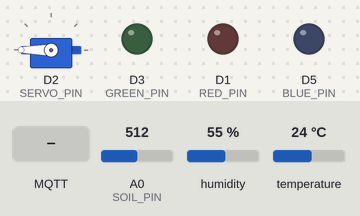
Simulated run of this sketch. Board: ESP8266 (NodeMCU). On the bench: servo, output pins drawn as LEDs (lit = HIGH). Inputs (shaded band) come from the test bench; at power-on: A0 (SOIL_PIN) = 512, humidity 55 %, temperature 24 °C. WiFi joins after 1.5 s; servers stay silent unless stated; no MQTT or app messages arrive unless stated; web services answer with replies made up by the test bench; what the sketch prints to the serial monitor is not drawn.

Above: at 4.9 s.
5.0 s: MQTT message "@msg/shade" arrives on the first subscribed topic
At 5.16 s:
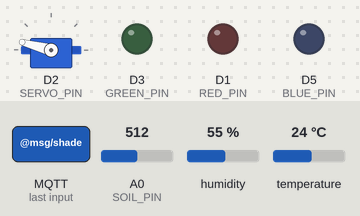
At 7.9 s:
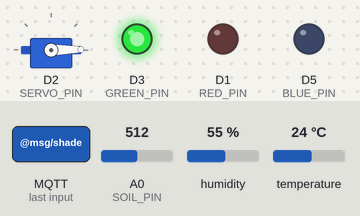
8.5 s: A0 (SOIL_PIN) set to 591
13.0 s: A0 (SOIL_PIN) set to 623
At 18.0 s:
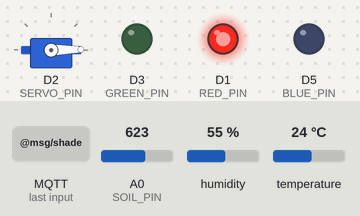
18.3 s: MQTT message "90" arrives on the first subscribed topic
20.7 s: A0 (SOIL_PIN) set to 122
At 23.0 s:
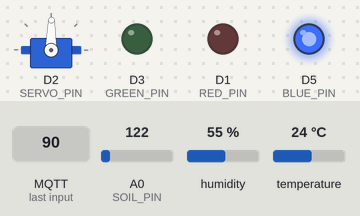
23.3 s: MQTT message "on" arrives on the first subscribed topic
Timing chart, 0 to 26.3 s (numbered marks = the images above; inputs shaded):
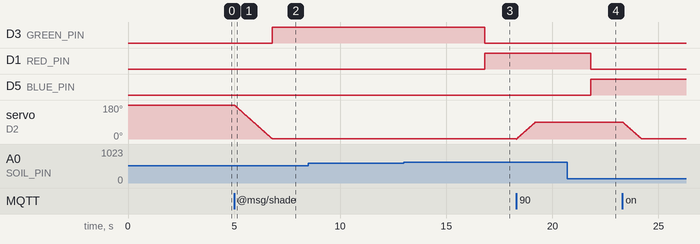

Measured:
- the behaviour switches between 608 and 609 on A0 (SOIL_PIN) (found by bisection; images 2 and 3)
- after the input at 5.0 s, D3 (GREEN_PIN): LOW → HIGH after 1.8 s instead of 0.01 s; servo on D2 (SERVO_PIN): moves from 180° to 1° over 1.8 s, starting at once
- after the input at 8.5 s, every drawn part: stays the same
- after the input at 13.0 s, D3 (GREEN_PIN): HIGH → LOW after 3.8 s; D1 (RED_PIN): LOW → HIGH after 3.8 s
- after the input at 20.7 s, D1 (RED_PIN): HIGH → LOW after 1.1 s; D5 (BLUE_PIN): LOW → HIGH after 1.1 s

The sketch:

SmartPlant.ino
```cpp
#include <ESP8266WiFi.h>
#include <PubSubClient.h>
#include <ESP8266HTTPClient.h>
#include <WiFiClientSecure.h>
#include <Servo.h>
#include "DHT.h"
#include "secrets.h"

#define SERVO_PIN D2
#define SOIL_PIN A0
#define RED_PIN D1
#define GREEN_PIN D3
#define BLUE_PIN D5
#define DHTPIN D4
#define DHTTYPE DHT22


WiFiClient espClient;
PubSubClient client(espClient);
DHT dht(DHTPIN, DHTTYPE);
Servo shadeServo;

// Telegram
String botToken = TELEGRAM_BOT_TOKEN;
String chatID = TELEGRAM_CHAT_ID;

// State Variables
long lastMsg = 0;
char msg[200];
int currentAngle = 180;
int shadeVal = 180;
bool alertSent = false;

enum MoistureState {
  STATE_DRY,
  STATE_PERFECT,
  STATE_WET,
  STATE_UNKNOWN
};

MoistureState lastState = STATE_UNKNOWN;

// Smooth Servo Movement
void moveServoSmooth(int targetAngle) {
  int step = (targetAngle > currentAngle) ? 1 : -1;
  for (int pos = currentAngle; pos != targetAngle; pos += step) {
    shadeServo.write(pos);
    delay(10);
  }
  currentAngle = targetAngle;
}

// Telegram Alert
void sendTelegram(String text) {
  if (WiFi.status() == WL_CONNECTED) {
    WiFiClientSecure client;
    client.setInsecure();

    text.replace(" ", "%20");
    text.replace("\n", "%0A");

    HTTPClient http;
    String url = "https://api.telegram.org/bot" + botToken +
                 "/sendMessage?chat_id=" + chatID +
                 "&parse_mode=Markdown" +
                 "&text=" + text;

    http.begin(client, url);
    int httpCode = http.GET();
    if (httpCode > 0) {
      Serial.printf("[Telegram] Sent: %s\n", text.c_str());
    } else {
      Serial.printf("[Telegram] Failed: %s\n", http.errorToString(httpCode).c_str());
    }
    http.end();
  }
}

// MQTT Callback
void callback(char* topic, byte* payload, unsigned int length) {
  Serial.print("Message arrived [");
  Serial.print(topic);
  Serial.print("] ");

  String message;
  for (int i = 0; i < length; i++) {
    message += (char)payload[i];
  }
  message.trim();
  Serial.println(message);

  // Shade Control via NetPie
  if (String(topic) == "@msg/shade") {
    int val = message.toInt();
    moveServoSmooth(val);
    shadeVal = val;

    String json = "{\"data\":{\"shade\":" + String(shadeVal) + "}}";
    client.publish("@shadow/data/update", json.c_str());
  }
}

void reconnect() {
  while (!client.connected()) {
    Serial.print("Attempting MQTT connection...");
    if (client.connect(MQTT_CLIENT_ID, MQTT_USERNAME, MQTT_PASSWORD)) {
      Serial.println("connected");
      client.subscribe("@msg/shade");
    } else {
      Serial.print("failed, rc=");
      Serial.print(client.state());
      Serial.println(" try again in 5 seconds");
      delay(5000);
    }
  }
}

void setup() {
  Serial.begin(115200);

  pinMode(RED_PIN, OUTPUT);
  pinMode(GREEN_PIN, OUTPUT);
  pinMode(BLUE_PIN, OUTPUT);

  digitalWrite(RED_PIN, LOW);
  digitalWrite(GREEN_PIN, LOW);
  digitalWrite(BLUE_PIN, LOW);

  dht.begin();
  delay(2000);

  Serial.print("Connecting to ");
  Serial.println(WIFI_SSID);
  WiFi.begin(WIFI_SSID, WIFI_PASSWORD);
  while (WiFi.status() != WL_CONNECTED) {
    delay(500);
    Serial.print(".");
  }
  Serial.println("\nWiFi connected");
  Serial.println(WiFi.localIP());

  client.setServer("broker.netpie.io", 1883);
  client.setCallback(callback);

  shadeServo.attach(SERVO_PIN);
  shadeServo.write(180);
  currentAngle = 180;

  sendTelegram("🤖 *AgentMoist* is online and watching your plant!");
}

void loop() {
  if (!client.connected()) {
    reconnect();
  }
  client.loop();

  long now = millis();
  if (now - lastMsg > 5000) {
    lastMsg = now;

    // Read soil moisture
    int raw = analogRead(SOIL_PIN);
    int moisturePercent = map(raw, 1023, 0, 0, 100);

    // Read DHT
    float temperature = dht.readTemperature();
    float humidity = dht.readHumidity();

    if (isnan(temperature) || isnan(humidity)) {
      Serial.println("Failed to read from DHT22!");
      return;
    }

    Serial.printf("Temp: %.1f °C | Humidity: %.1f %% | Raw: %d | Moisture: %d%%\n",
                  temperature, humidity, raw, moisturePercent);

    // Moisture state
    MoistureState currentState;
    if (moisturePercent < 40) {
      currentState = STATE_DRY;
    } else if (moisturePercent <= 70) {
      currentState = STATE_PERFECT;
    } else {
      currentState = STATE_WET;
    }

    switch (currentState) {
      case STATE_DRY:
        digitalWrite(RED_PIN, HIGH);
        digitalWrite(GREEN_PIN, LOW);
        digitalWrite(BLUE_PIN, LOW);
        break;
      case STATE_PERFECT:
        digitalWrite(RED_PIN, LOW);
        digitalWrite(GREEN_PIN, HIGH);
        digitalWrite(BLUE_PIN, LOW);
        break;
      case STATE_WET:
        digitalWrite(RED_PIN, LOW);
        digitalWrite(GREEN_PIN, LOW);
        digitalWrite(BLUE_PIN, HIGH);
        break;
      default:
        digitalWrite(RED_PIN, LOW);
        digitalWrite(GREEN_PIN, LOW);
        digitalWrite(BLUE_PIN, LOW);
        break;
    }

    // Publish to NetPie
    String data = "{\"data\": {";
    data += "\"temperature\":" + String(temperature, 1) + ",";
    data += "\"humidity\":" + String(humidity, 1) + ",";
    data += "\"moisture\":" + String(moisturePercent) + ",";
    data += "\"shade\":\"" + String(shadeVal) + "\"";
    data += "}}";

    data.toCharArray(msg, data.length() + 1);
    client.publish("@shadow/data/update", msg);
    Serial.println("Data sent to Netpie");

    // Telegram Alerts
    if (currentState != lastState) {
      if (currentState == STATE_DRY) {
        sendTelegram("⚠️ *Alert:* Your plant is too dry!\nMoisture: *" + String(moisturePercent) + "%*");
      } else if (currentState == STATE_PERFECT) {
        sendTelegram("🌿 *Perfect moisture!*\nYour plant is thriving at *" + String(moisturePercent) + "%*");
      } else if (currentState == STATE_WET) {
        sendTelegram("💧 *Warning:* Too much water!\nMoisture: *" + String(moisturePercent) + "%*");
      }
      lastState = currentState;
    }
  }
  delay(1);
}
```

secrets_example.h
```cpp
#ifndef SECRETS_EXAMPLE_H
#define SECRETS_EXAMPLE_H

const char* WIFI_SSID = "your_wifi_name";
const char* WIFI_PASSWORD = "your_wifi_password";

const char* MQTT_CLIENT_ID = "your_mqtt_client_id";
const char* MQTT_USERNAME = "your_mqtt_username";
const char* MQTT_PASSWORD = "your_mqtt_password";

const char* TELEGRAM_BOT_TOKEN = "your_bot_token";
const char* TELEGRAM_CHAT_ID = "your_chat_id";

#endif
```
